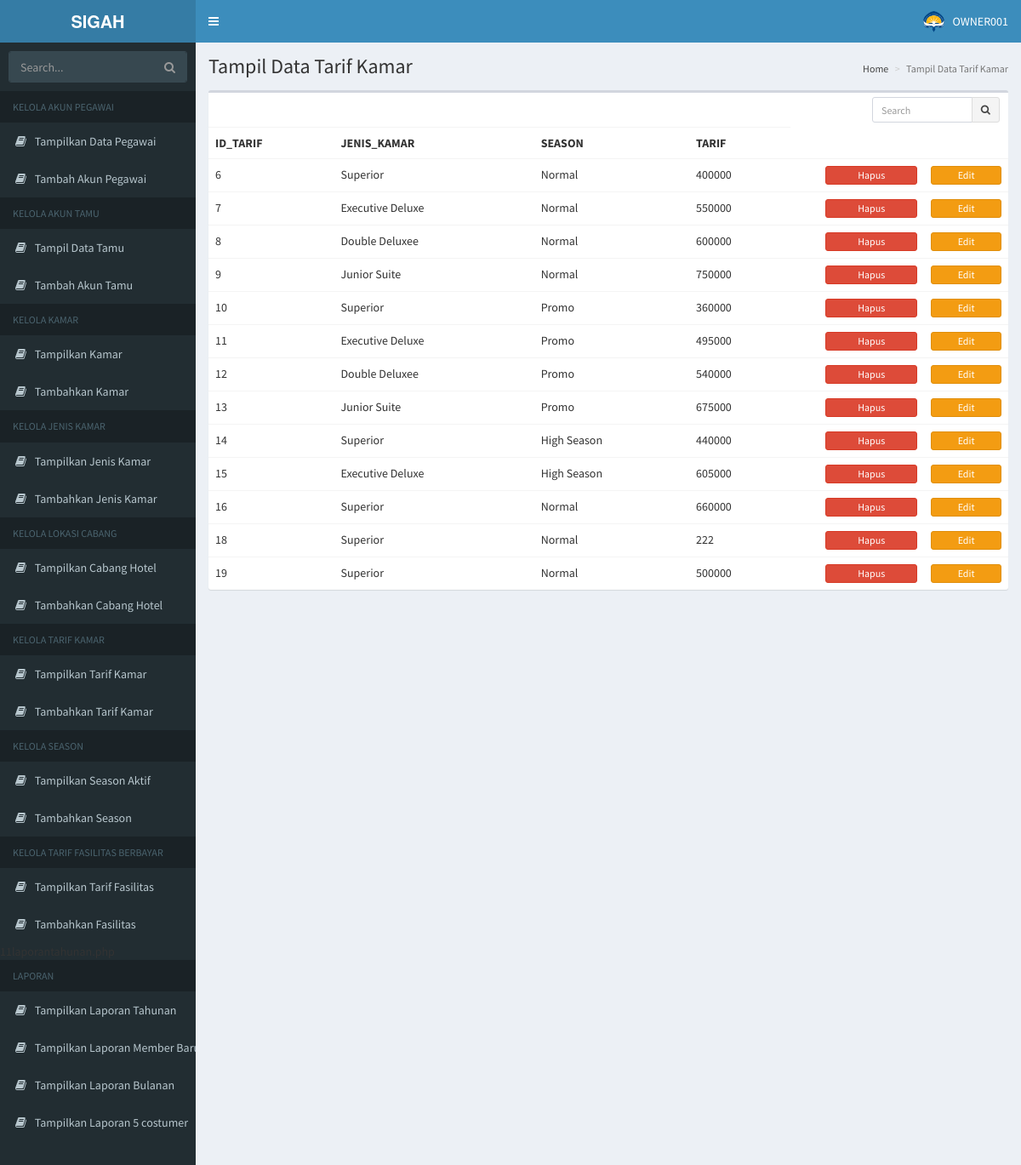
The page /9showtarifkamar.php (signed in) on the database its author committed.
### tables this page shows
CREATE TABLE `tarif` (
  `ID_TARIF` int(11) NOT NULL,
  `ID_JENIS_KAMAR` int(11) NOT NULL,
  `ID_SEASON` int(11) NOT NULL,
  `TARIF` double DEFAULT NULL
);

CREATE TABLE `jenis_kamar` (
  `ID_JENIS_KAMAR` int(11) NOT NULL,
  `JENIS_KAMAR` varchar(20) DEFAULT NULL,
  `KODE_JENIS_KAMAR` varchar(2) DEFAULT NULL,
  `KAPASITAS` int(11) DEFAULT NULL,
  `DESKRIPSI_JKAMAR` text
);

CREATE TABLE `season` (
  `ID_SEASON` int(11) NOT NULL,
  `SEASON` varchar(11) DEFAULT NULL,
  `TGL_MULAI` date DEFAULT NULL,
  `TGL_SELESAI` date DEFAULT NULL,
  `DESKRIPSI_SEASON` varchar(255) DEFAULT NULL,
  `STATUS_SEASON` varchar(20) DEFAULT NULL
);

### 9showtarifkamar.php (the view, shortened to what this page needs)
<?php
 include("connection.php");
?>
<!DOCTYPE html>
<html>
<head>
  <link rel="stylesheet" href="asset/bower_components/bootstrap/dist/css/bootstrap.min.css">
  <link rel="stylesheet" href="asset/bower_components/font-awesome/css/font-awesome.min.css">
  <link rel="stylesheet" href="asset/bower_components/Ionicons/css/ionicons.min.css">
  <link rel="stylesheet" href="asset/dist/css/AdminLTE.min.css">
  <link rel="stylesheet" href="asset/dist/css/skins/_all-skins.min.css">
</head>
<body class="hold-transition skin-blue sidebar-mini">
<div class="wrapper">
 <?php
 include("navbar1.php");
 ?>
  <div class="content-wrapper">
    <section class="content-header">
      <h1>
        Tampil Data Tarif Kamar
      </h1>
      <ol class="breadcrumb">
        <li><a href="#">Home</a></li>
        <li class="active">Tampil Data Tarif Kamar</li>
      </ol>
    </section>
    <section class="content">
    <div class="row">
        <div class="col-xs-12">
          <div class="box">
            <div class="box-header">
              <div class="box-tools">
                <div class="input-group input-group-sm" style="width: 150px;">
                  <input type="text" name="table_search" class="form-control pull-right" placeholder="Search">
                  <div class="input-group-btn">
                    <button type="submit" class="btn btn-default"><i class="fa fa-search"></i></button>
                  </div>
                </div>
              </div>
            </div>
            <div class="box-body table-responsive no-padding">
              <table class="table table-hover">
                <tr>
                <th>ID_TARIF</th>
                <th>JENIS_KAMAR</th>
                <th>SEASON</th>
                <th>TARIF</th>
                </tr>
                <?php
                $query="select ID_TARIF,JENIS_KAMAR,SEASON,TARIF from tarif join season using(ID_SEASON) join jenis_kamar using(ID_JENIS_KAMAR)";
                $result = mysqli_query($link, $query);
                while($data = mysqli_fetch_assoc($result))
                {
                  echo "<tr>";
                  echo "<td>$data[ID_TARIF]</td>";
                  echo "<td>$data[JENIS_KAMAR]</td>";
                  echo "<td>$data[SEASON]</td>";
                  echo "<td>$data[TARIF]</td>";
                  echo "<td>";
                ?>
                    <td>
                    <form action="9showtarifkamar.php" method="post" >
                    <input type="submit" name="submit" value="Hapus" class="btn btn-block btn-danger btn-xs">
                    </form>
                    </td>
                    <td>
                    <form action="9updatetarifkamar.php" method="post" >
                    <input type="submit" name="submit" value="Edit" class="btn btn-block btn-warning btn-xs">
                    </form>
                    </td>
                  <?php
                  echo "</td>";
                  echo "</tr>";
                }
                  ?>
              </table>
            </div>
          </div>
        </div>
      </div>
    </section>
  </div>
</body>
</html>

### rows shown on the page
tarif: ID_TARIF "6", ID_JENIS_KAMAR.JENIS_KAMAR "Superior", ID_SEASON.SEASON "Normal", TARIF "400000"
tarif: ID_TARIF "7", ID_JENIS_KAMAR.JENIS_KAMAR "Executive Deluxe", ID_SEASON.SEASON "Normal", TARIF "550000"
tarif: ID_TARIF "8", ID_JENIS_KAMAR.JENIS_KAMAR "Double Deluxee", ID_SEASON.SEASON "Normal", TARIF "600000"
tarif: ID_TARIF "9", ID_JENIS_KAMAR.JENIS_KAMAR "Junior Suite", ID_SEASON.SEASON "Normal", TARIF "750000"
tarif: ID_TARIF "10", ID_JENIS_KAMAR.JENIS_KAMAR "Superior", ID_SEASON.SEASON "Promo", TARIF "360000"
tarif: ID_TARIF "11", ID_JENIS_KAMAR.JENIS_KAMAR "Executive Deluxe", ID_SEASON.SEASON "Promo", TARIF "495000"
tarif: ID_TARIF "12", ID_JENIS_KAMAR.JENIS_KAMAR "Double Deluxee", ID_SEASON.SEASON "Promo", TARIF "540000"
tarif: ID_TARIF "13", ID_JENIS_KAMAR.JENIS_KAMAR "Junior Suite", ID_SEASON.SEASON "Promo", TARIF "675000"
tarif: ID_TARIF "14", ID_JENIS_KAMAR.JENIS_KAMAR "Superior", ID_SEASON.SEASON "High Season", TARIF "440000"
tarif: ID_TARIF "15", ID_JENIS_KAMAR.JENIS_KAMAR "Executive Deluxe", ID_SEASON.SEASON "High Season", TARIF "605000"
tarif: ID_TARIF "16", ID_JENIS_KAMAR.JENIS_KAMAR "Superior", ID_SEASON.SEASON "Normal", TARIF "660000"
tarif: ID_TARIF "18", ID_JENIS_KAMAR.JENIS_KAMAR "Superior", ID_SEASON.SEASON "Normal", TARIF "222"
tarif: ID_TARIF "19", ID_JENIS_KAMAR.JENIS_KAMAR "Superior", ID_SEASON.SEASON "Normal", TARIF "500000"

### other values the page prints
$pengunjung "OWNER001"
